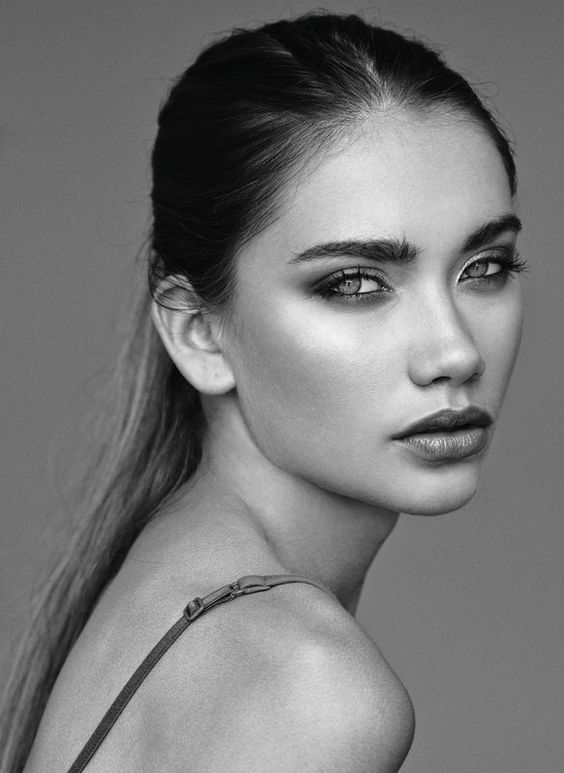
#> input picture templates/111.png, 564 x 773 px
$ python test4.py
#> lines starting #> are read from the running program, lines starting #| are printed output that depends on the picture; after the words box and inside, x2 and y2 are one past the last pixel; in counts of white or black regions, pixels touching at a corner belong together
import cv2
import numpy as np

# Load image and convert to grayscale
image = cv2.imread('111.png')
#> image is the input picture: shape (773, 564, 3); mean B, G, R 119.5, 119.5, 119.5
gray = cv2.cvtColor(image, cv2.COLOR_BGR2GRAY)

# Apply thresholding to remove noise
thresh = cv2.threshold(gray, 0, 255, cv2.THRESH_BINARY_INV + cv2.THRESH_OTSU)[1]
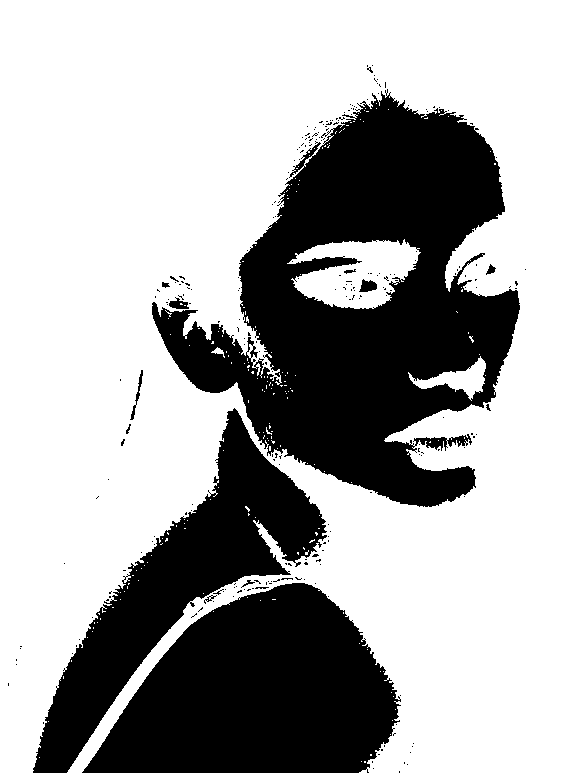
#> thresh: shape (773, 564); 66.3% white; 254 black regions (241 under 20 px)

# Find contours and sort by area
contours = cv2.findContours(thresh, cv2.RETR_EXTERNAL, cv2.CHAIN_APPROX_SIMPLE)[0]
#> contours = 65 contours, 64 with area under 20; largest, box (x1, y1, x2, y2) and area: (0, 0, 564, 773) 364022
contours = sorted(contours, key=cv2.contourArea, reverse=True)

# Find largest contour and its bounding rectangle
largest_contour = contours[0]
#> largest_contour = contour of 1281 points, box (x1, y1, x2, y2) (0, 0, 564, 773), area 364022
x, y, w, h = cv2.boundingRect(largest_contour)
#> x = 0; y = 0; w = 564; h = 773

# Crop image to bounding rectangle
crop = image[y:y+h, x:x+w]

# Resize image
resized = cv2.resize(crop, (500, 500))
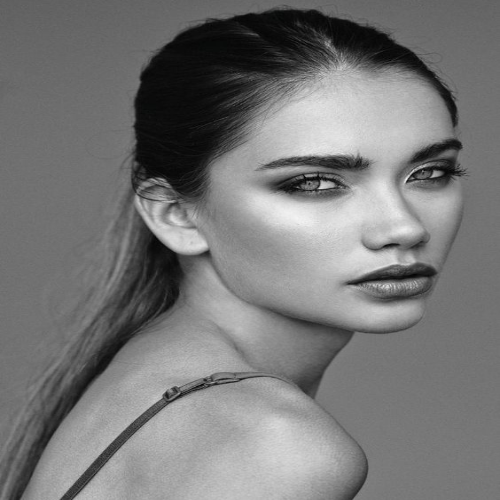
#> resized: shape (500, 500, 3); mean B, G, R 119.4, 119.4, 119.4

# Save output image
cv2.imwrite('output.jpg', resized)
